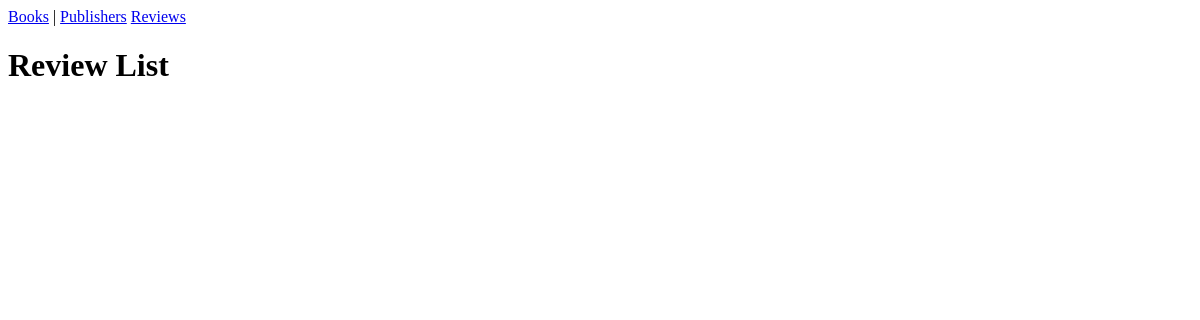
The page /reviews/ on the database as committed earlier.
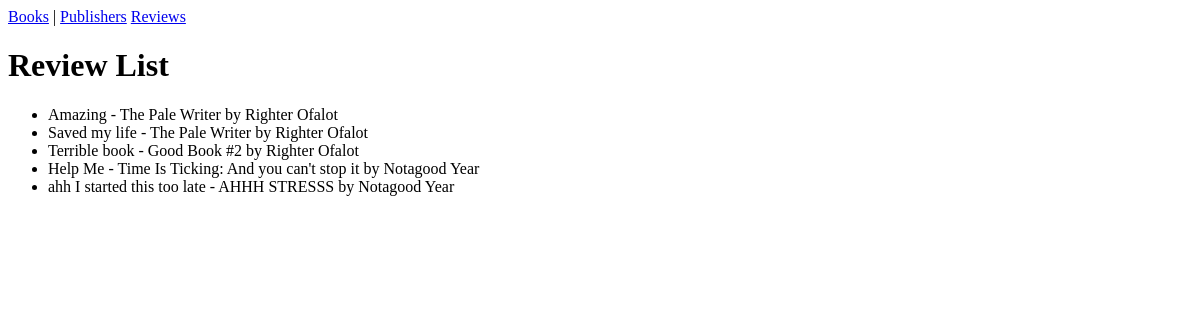
The same page on the database as committed later.
### catalog/models.py (models this page shows, shortened)
class Review(models.Model):
    book = models.ForeignKey(Book, on_delete=models.CASCADE)
    body = models.CharField(max_length=200)

class Book(models.Model):
    publisher = models.ForeignKey(Publisher, on_delete=models.CASCADE)
    title = models.CharField(max_length=200)
    price = models.DecimalField(max_digits=10, decimal_places=2, default="4.00")

class Publisher(models.Model):
    name = models.CharField(max_length=200)

### catalog/views.py (the view)
# urls.py: path("reviews/", views.review_list.as_view(), name='review_list'),
class review_list(ListView):
    model = Review
    template_name = "review_list.html"
    context_object_name = "reviews"

### templates/review_list.html
{% extends "base.html" %}
{% block content %}
<body>
    <h1>Review List</h1>
    <ul>
    {% for review in reviews %}
        <li>{{ review.body }} - {{ review.book.title }} by {{ review.book.publisher.name }}
        </li>
    {% endfor %}
    </ul>
</body>
{% endblock content %}

### templates/base.html (shortened to what this page needs)
<html>
<head>
</head>
<body>
    <nav>
        <a href="{% url 'book_list' %}">Books</a> |
        <a href="{% url 'publisher_list' %}">Publishers</a>
        <a href="{% url 'review_list' %}">Reviews</a>
    </nav>
    {% block content %}
    {% endblock content %}
</body>
</html>

Rows that differ between the two databases and show on the page:
added Review: body "Amazing", book "The Pale Writer", book.publisher.name "Righter Ofalot"
added Review: body "Saved my life", book "The Pale Writer", book.publisher.name "Righter Ofalot"
added Review: body "Terrible book", book "Good Book #2", book.publisher.name "Righter Ofalot"
added Review: body "Help Me", book "Time Is Ticking: And you can't stop it", book.publisher.name "Notagood Year"
added Review: body "ahh I started this too late", book "AHHH STRESSS", book.publisher.name "Notagood Year"
